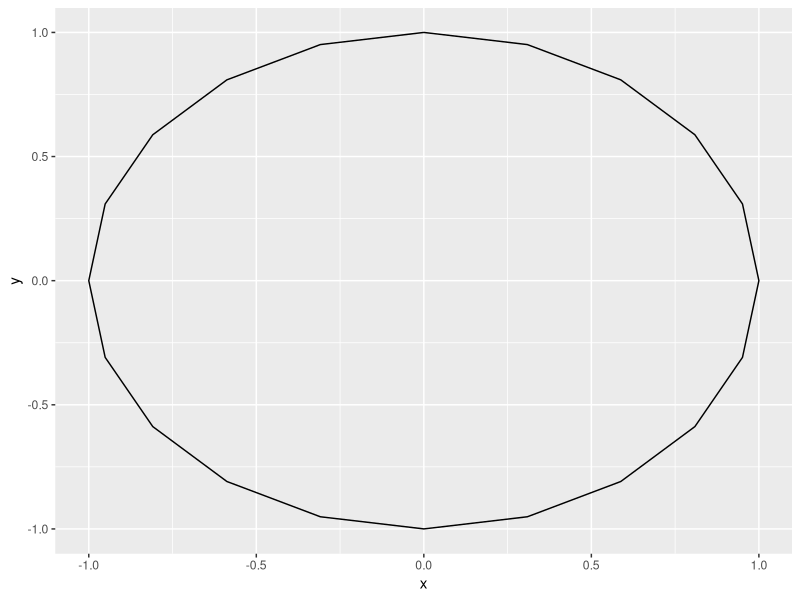

The R script that drew this image:
library(tidyverse)

#Make dataframe to get radian in circle

tibble(theta = 2 * pi * seq(0, 1, 0.05),
       radius = 1) %>%
  mutate(x = radius * sin(theta),
         y = radius * cos(theta)) %>% 
  ggplot(aes(x = x, y = y))+
#  geom_line() #geom_line connects the dot between plots in the order of the x-axis
  geom_path()